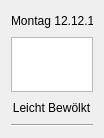
<?xml version="1.0" encoding="UTF-8"?>
<ui version="4.0">
 <class>DayGraphic</class>
 <widget class="QWidget" name="DayGraphic">
  <property name="geometry">
   <rect>
    <x>0</x>
    <y>0</y>
    <width>104</width>
    <height>138</height>
   </rect>
  </property>
  <property name="minimumSize">
   <size>
    <width>1</width>
    <height>1</height>
   </size>
  </property>
  <property name="windowTitle">
   <string>Form</string>
  </property>
  <layout class="QVBoxLayout" name="verticalLayout">
   <item>
    <layout class="QHBoxLayout" name="horizontalLayout">
     <item>
      <spacer name="horizontalSpacer_2">
       <property name="orientation">
        <enum>Qt::Horizontal</enum>
       </property>
       <property name="sizeHint" stdset="0">
        <size>
         <width>40</width>
         <height>20</height>
        </size>
       </property>
      </spacer>
     </item>
     <item>
      <widget class="QLabel" name="DayAndDate">
       <property name="text">
        <string>&lt;html&gt;&lt;head/&gt;&lt;body&gt;&lt;p&gt;Montag 12.12.12&lt;/p&gt;&lt;/body&gt;&lt;/html&gt;</string>
       </property>
       <property name="alignment">
        <set>Qt::AlignCenter</set>
       </property>
      </widget>
     </item>
     <item>
      <spacer name="horizontalSpacer">
       <property name="orientation">
        <enum>Qt::Horizontal</enum>
       </property>
       <property name="sizeHint" stdset="0">
        <size>
         <width>40</width>
         <height>20</height>
        </size>
       </property>
      </spacer>
     </item>
    </layout>
   </item>
   <item>
    <widget class="QGraphicsView" name="graphicsView">
     <property name="minimumSize">
      <size>
       <width>1</width>
       <height>1</height>
      </size>
     </property>
     <property name="resizeAnchor">
      <enum>QGraphicsView::NoAnchor</enum>
     </property>
    </widget>
   </item>
   <item>
    <layout class="QHBoxLayout" name="horizontalLayout_2">
     <item>
      <spacer name="horizontalSpacer_4">
       <property name="orientation">
        <enum>Qt::Horizontal</enum>
       </property>
       <property name="sizeHint" stdset="0">
        <size>
         <width>40</width>
         <height>20</height>
        </size>
       </property>
      </spacer>
     </item>
     <item>
      <widget class="QLabel" name="WeatherStatus">
       <property name="text">
        <string>Leicht Bewölkt</string>
       </property>
       <property name="alignment">
        <set>Qt::AlignCenter</set>
       </property>
      </widget>
     </item>
     <item>
      <spacer name="horizontalSpacer_3">
       <property name="orientation">
        <enum>Qt::Horizontal</enum>
       </property>
       <property name="sizeHint" stdset="0">
        <size>
         <width>40</width>
         <height>20</height>
        </size>
       </property>
      </spacer>
     </item>
    </layout>
   </item>
   <item>
    <widget class="Line" name="line">
     <property name="orientation">
      <enum>Qt::Horizontal</enum>
     </property>
    </widget>
   </item>
  </layout>
 </widget>
 <resources/>
 <connections/>
</ui>
